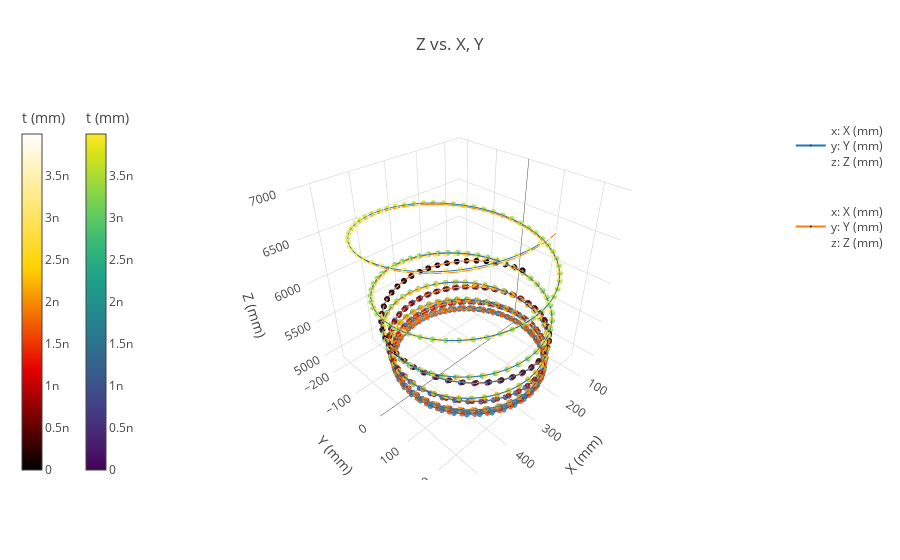

The notebook cell saved with this chart:
### Code cell
df1 = x_ck_8#x_ck
#df1 = x_m
#df2 = x_m
df2 = x_ck_shift_z#x_ck_shift_y#x_ck_shift_x#x_i
#scatter3d(df1.X,df1.Y,df1.Z,scale_list=[df1.t],mode_list=['markers+lines'],units_list=[('mm','mm','mm')],inline=True)
fig = scatter3d([df1.X,df2.X],[df1.Y,df2.Y],[df1.Z,df2.Z],scale_list=[df1.t,df2.t],mode_list=2*['markers+lines'],
          units_list=2*[('mm','mm','mm')],colors_list=['Viridis','Hot'],inline=True)

### Figure 1 — Plotly figure (JSON) as saved in the notebook; plotly's stock layout.template omitted (floating-point values rounded to 4 significant figures; data arrays with more than 128 entries replaced by an {"elided": "..."} marker saying what was removed)
{"data": [{"marker": {"cauto": false, "cmax": 3.991e-09, "cmin": 0, "color": {"elided": "400 float values"}, "colorbar": {"thickness": 20, "title": "t (mm)", "x": -0.1, "y": 0.5}, "colorscale": "Viridis", "opacity": 0.8, "reversescale": false, "showscale": true, "size": 2}, "mode": "markers+lines", "name": "<br>x: X (mm)<br>y: Y (mm)<br>z: Z (mm)<br>", "type": "scatter3d", "uid": "a8380382-ef1a-4915-862d-d978d03bb919", "x": {"elided": "400 float values"}, "y": {"elided": "400 float values"}, "z": {"elided": "400 float values"}}, {"marker": {"cauto": false, "cmax": 3.991e-09, "cmin": 0, "color": {"elided": "400 float values"}, "colorbar": {"thickness": 20, "title": "t (mm)", "x": -0.2, "y": 0.5}, "colorscale": "Hot", "opacity": 0.8, "reversescale": false, "showscale": true, "size": 2}, "mode": "markers+lines", "name": "<br>x: X (mm)<br>y: Y (mm)<br>z: Z (mm)<br>", "type": "scatter3d", "uid": "cd25fb13-2b41-48f4-969a-8c962cdba0eb", "x": {"elided": "400 float values"}, "y": {"elided": "400 float values"}, "z": {"elided": "400 float values"}}], "layout": {"scene": {"xaxis": {"title": "X (mm)"}, "yaxis": {"title": "Y (mm)"}, "zaxis": {"title": "Z (mm)"}}, "showlegend": true, "title": "Z vs. X, Y"}}
